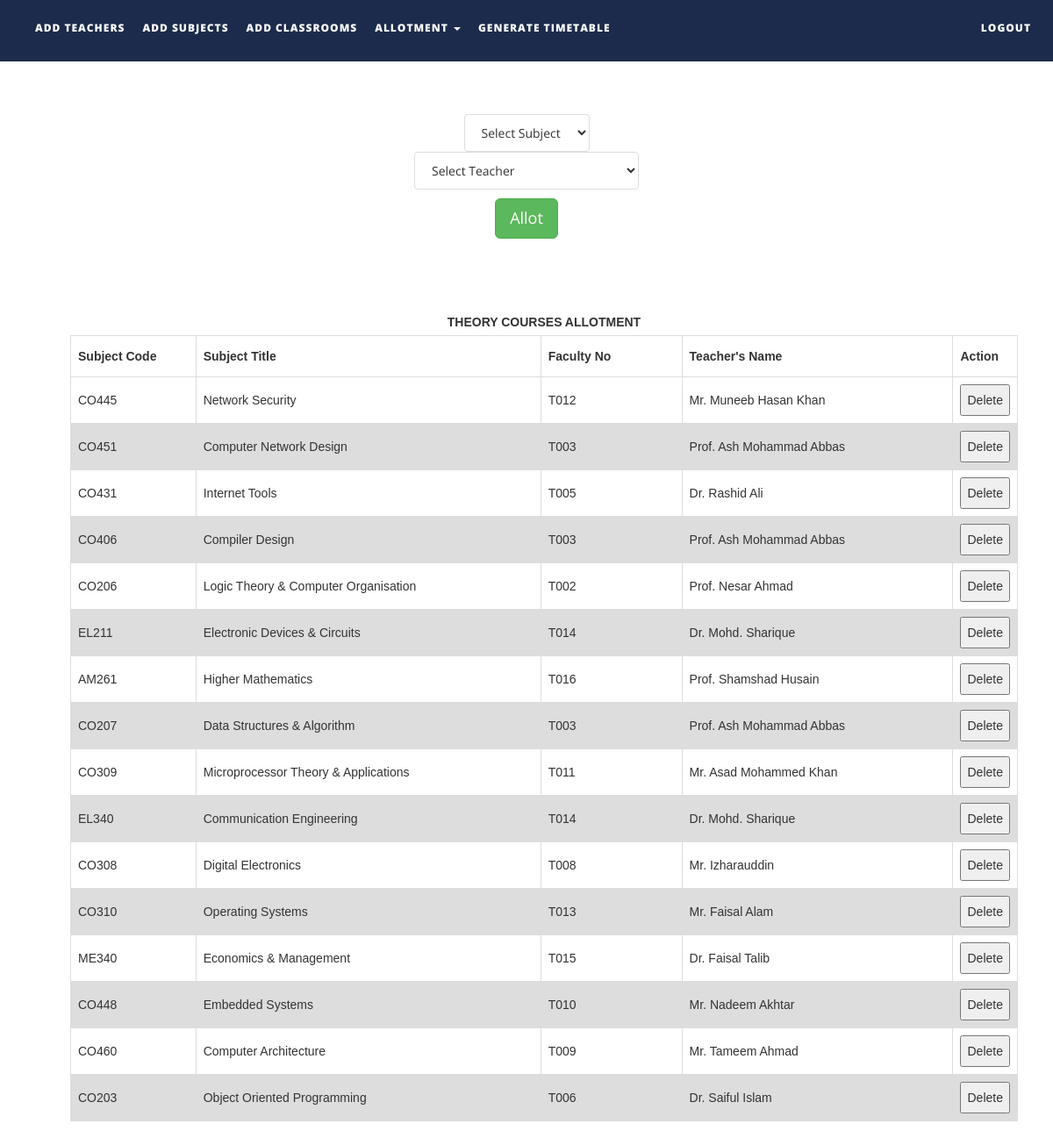
The page /files/allotsubjects.php on the database as committed earlier.
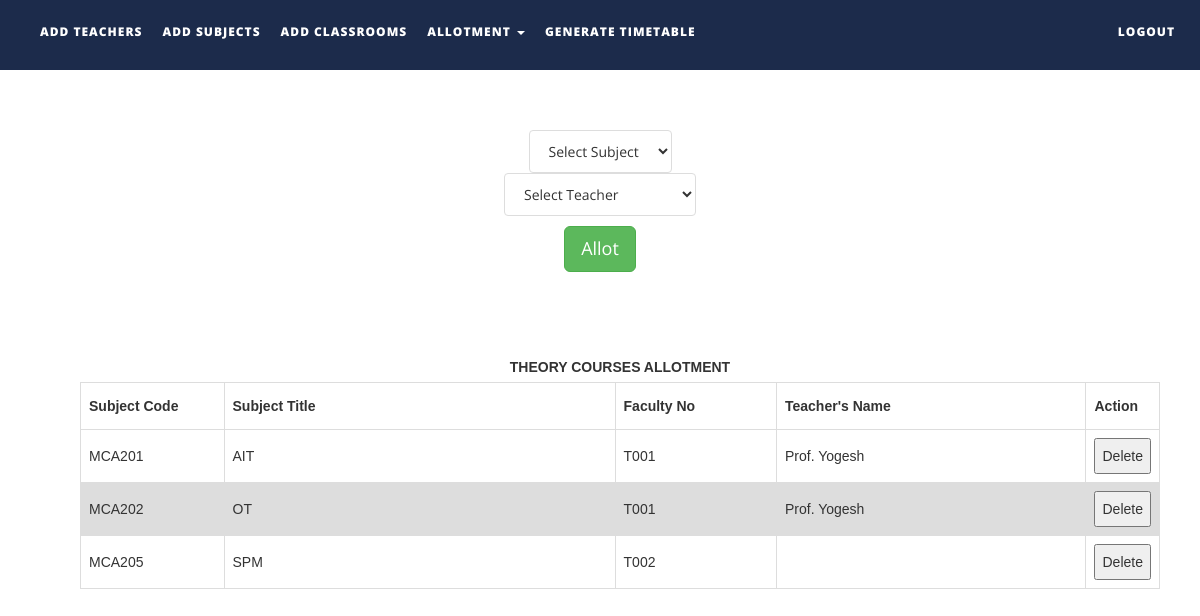
The same page on the database as committed later.
### tables this page shows
CREATE TABLE `subjects` (
  `subject_code` varchar(10) NOT NULL,
  `subject_name` varchar(50) NOT NULL,
  `course_type` varchar(15) NOT NULL,
  `semester` int(1) NOT NULL,
  `department` varchar(50) NOT NULL,
  `isAlloted` int(1) NOT NULL,
  `allotedto` text NOT NULL,
  `allotedto2` text NOT NULL,
  `allotedto3` text NOT NULL
);

CREATE TABLE `teachers` (
  `faculty_number` varchar(10) NOT NULL,
  `name` text NOT NULL,
  `alias` varchar(10) NOT NULL,
  `designation` varchar(30) NOT NULL,
  `contact_number` varchar(15) NOT NULL,
  `emailid` varchar(50) NOT NULL
);

### files/allotsubjects.php (the view, shortened to what this page needs)
<!DOCTYPE html>
<html xmlns="http://www.w3.org/1999/xhtml">
<head>
    <link href="assets/css/bootstrap.css" rel="stylesheet"/>
    <link href="assets/css/font-awesome.min.css" rel="stylesheet"/>
    <link href="assets/css/flexslider.css" rel="stylesheet"/>
    <link href="assets/css/style.css" rel="stylesheet"/>
</head>
<body>
<div class="navbar navbar-inverse navbar-fixed-top " id="menu">
    <div class="container">
        <div class="navbar-collapse collapse move-me">
            <ul class="nav navbar-nav navbar-left">
                <li><a href="addteachers.php">ADD TEACHERS</a></li>
                <li><a href="addsubjects.php">ADD SUBJECTS</a></li>
                <li><a href="addclassrooms.php">ADD CLASSROOMS</a></li>
                <li class="dropdown"><a class="dropdown-toggle" data-toggle="dropdown" aria-expanded="false">ALLOTMENT
                        <span class="caret"></span></a>
                </li>
                <li><a href="generatetimetable.php">GENERATE TIMETABLE</a></li>
            </ul>
            <ul class="nav navbar-nav navbar-right">
                <li><a href="index.php">LOGOUT</a></li>
            </ul>
        </div>
    </div>
</div>
<br>
<div align="center">
    <form action="allotmentFormvalidation.php" method="post" style="margin-top: 100px">
        <div style="margin-top: 5px">
            <select name="tobealloted" class="list-group-item">
                <?php
                $q = mysqli_query(mysqli_connect("localhost", "root", "", "ttms"),
                    "SELECT * FROM subjects");
                $row_count = mysqli_num_rows($q);
                if ($row_count) {
                    $mystring = '
         <option selected disabled>Select Subject</option>';
                    while ($row = mysqli_fetch_assoc($q)) {
                        if ($row['isAlloted'] == 1 || $row['course_type'] == "LAB")
                            continue;
                        $mystring .= '<option value="' . $row['subject_code'] . '">' . $row['subject_name'] . '</option>';
                    }
                    echo $mystring;
                }
                ?>
            </select>
        </div>
        <div>
            <select name="toalloted" class="list-group-item">
                <?php
                $q = mysqli_query(mysqli_connect("localhost", "root", "", "ttms"),
                    "SELECT * FROM teachers ");
                $row_count = mysqli_num_rows($q);
                if ($row_count) {
                    $mystring = '
         <option selected disabled>Select Teacher</option>';
                    while ($row = mysqli_fetch_assoc($q)) {
                        $mystring .= '<option value="' . $row['faculty_number'] . '">' . $row['name'] . '</option>';
                    }
                    echo $mystring;
                }
                ?>
            </select>
        </div>
        <div style="margin-top: 10px">
            <button type="submit" class="btn btn-success btn-lg">Allot</button>
        </div>
    </form>
</div>
<table id=allotedsubjectstable>
    <caption><strong>THEORY COURSES ALLOTMENT</strong></caption>
    <tr>
        <th width="150">Subject Code</th>
        <th width=420>Subject Title</th>
        <th width="170">Faculty No</th>
        <th width="330">Teacher's Name</th>
        <th width="40">Action</th>
    </tr>
    <tbody>
    <?php
    $q = mysqli_query(mysqli_connect("localhost", "root", "", "ttms"),
        "SELECT * FROM subjects ");
    while ($row = mysqli_fetch_assoc($q)) {
        if ($row['isAlloted'] == 0 || $row['course_type'] == 'LAB')
            continue;
        $teacher_id = $row['allotedto'];
        $t = mysqli_query(mysqli_connect("localhost", "root", "", "ttms"),
            "SELECT name FROM teachers WHERE faculty_number = '$teacher_id'");
        $trow = mysqli_fetch_assoc($t);
        echo "<tr><td>{$row['subject_code']}</td>
                    <td>{$row['subject_name']}</td>
                    <td>{$row['allotedto']}</td>
                    <td>{$trow['name']}</td>
                   <td>
                    <button>Delete</button></td>
                    </tr>\n";
    }
    ?>
    </tbody>
</table>
</body>
</html>

### files/assets/css/style.css (style rules this page uses)
#menu { background-color: rgba(28, 43, 75, 1); color: #fff; font-size: 12px; font-weight: 900; letter-spacing: 1px; min-height: 70px; }
.navbar-inverse { border-color: transparent; }
.navbar-inverse .navbar-nav > li > a, .navbar-inverse .navbar-nav > li > a:hover { color: #FFF; padding: 22px 10px; }

### files/allotsubjects.php (style rules this page uses)
table { margin-top: 80px; margin-bottom: 50px; font-family: arial, sans-serif; border-collapse: collapse; margin-left: 80px; width: 90%; }
td, th { border: 1px solid #dddddd; text-align: left; padding: 8px; }
tr:nth-child(even) { background-color: #dddddd; }

Rows that differ between the two databases and show on the page:
removed subjects: subject_code "CO445", subject_name "Network Security", allotedto "T012", teachers.name "Mr. Muneeb Hasan Khan"
removed subjects: subject_code "CO451", subject_name "Computer Network Design", allotedto "T003", teachers.name "Prof. Ash Mohammad Abbas"
removed subjects: subject_code "CO431", subject_name "Internet Tools", allotedto "T005", teachers.name "Dr. Rashid Ali"
removed subjects: subject_code "CO406", subject_name "Compiler Design", allotedto "T003", teachers.name "Prof. Ash Mohammad Abbas"
removed subjects: subject_code "CO206", subject_name "Logic Theory & Computer Organisation", allotedto "T002", teachers.name "Prof. Nesar Ahmad"
removed subjects: subject_code "EL211", subject_name "Electronic Devices & Circuits", allotedto "T014", teachers.name "Dr. Mohd. Sharique"
removed subjects: subject_code "AM261", subject_name "Higher Mathematics", allotedto "T016", teachers.name "Prof. Shamshad Husain"
removed subjects: subject_code "CO207", subject_name "Data Structures & Algorithm", allotedto "T003", teachers.name "Prof. Ash Mohammad Abbas"
removed subjects: subject_code "CO309", subject_name "Microprocessor Theory & Applications", allotedto "T011", teachers.name "Mr. Asad Mohammed Khan"
removed subjects: subject_code "EL340", subject_name "Communication Engineering", allotedto "T014", teachers.name "Dr. Mohd. Sharique"
removed subjects: subject_code "CO308", subject_name "Digital Electronics", allotedto "T008", teachers.name "Mr. Izharauddin"
removed subjects: subject_code "CO310", subject_name "Operating Systems", allotedto "T013", teachers.name "Mr. Faisal Alam"
removed subjects: subject_code "ME340", subject_name "Economics & Management", allotedto "T015", teachers.name "Dr. Faisal Talib"
removed subjects: subject_code "CO448", subject_name "Embedded Systems", allotedto "T010", teachers.name "Mr. Nadeem Akhtar"
removed subjects: subject_code "CO460", subject_name "Computer Architecture", allotedto "T009", teachers.name "Mr. Tameem Ahmad"
removed subjects: subject_code "CO203", subject_name "Object Oriented Programming", allotedto "T006", teachers.name "Dr. Saiful Islam"
added subjects: subject_code "MCA201", subject_name "AIT", allotedto "T001", teachers.name "Prof. Yogesh"
added subjects: subject_code "MCA202", subject_name "OT", allotedto "T001", teachers.name "Prof. Yogesh"
added subjects: subject_code "MCA205", subject_name "SPM", allotedto "T002"
